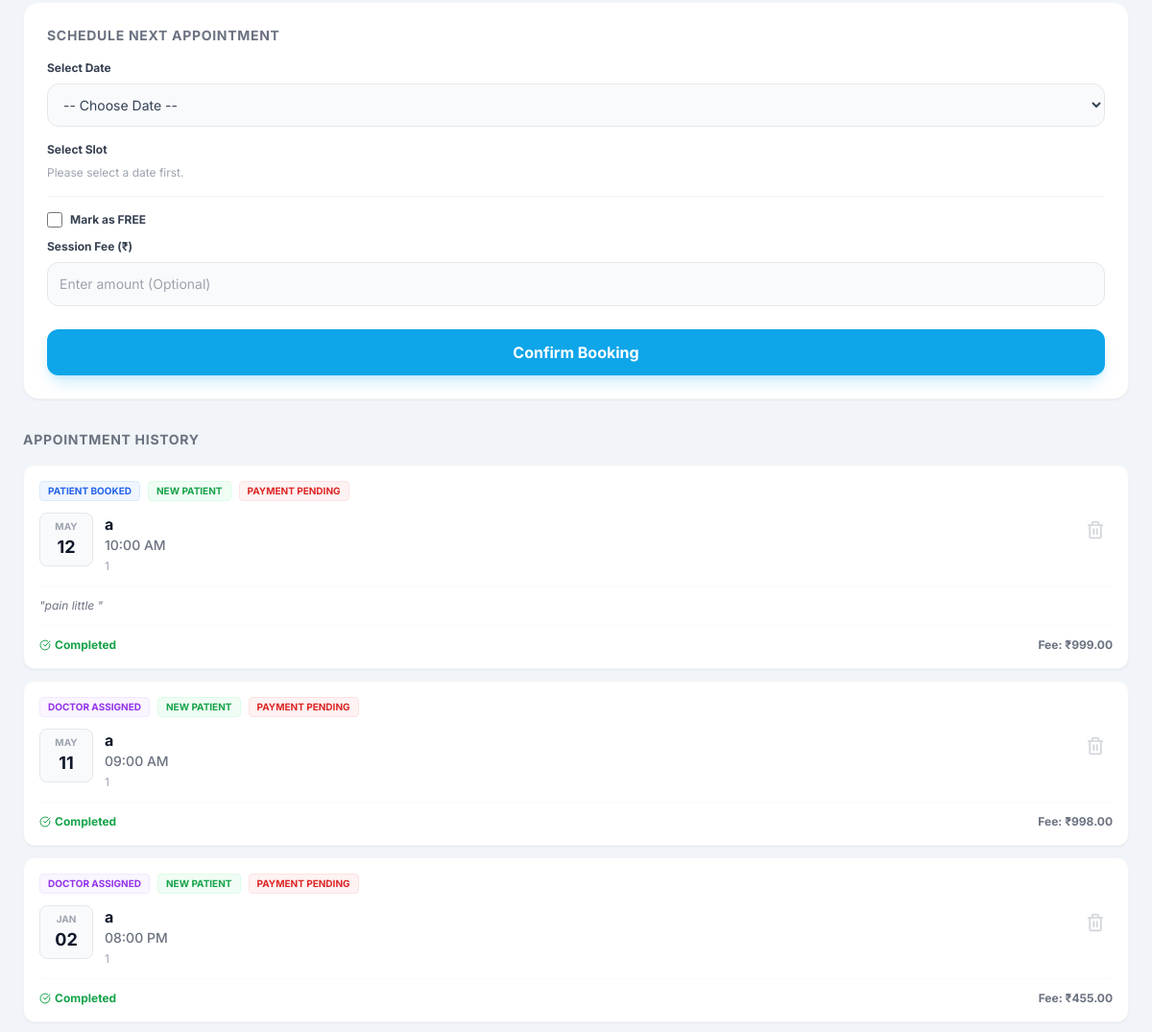
Before: /custom-admin/patients/2/ (signed in, middle part) with the older database file.
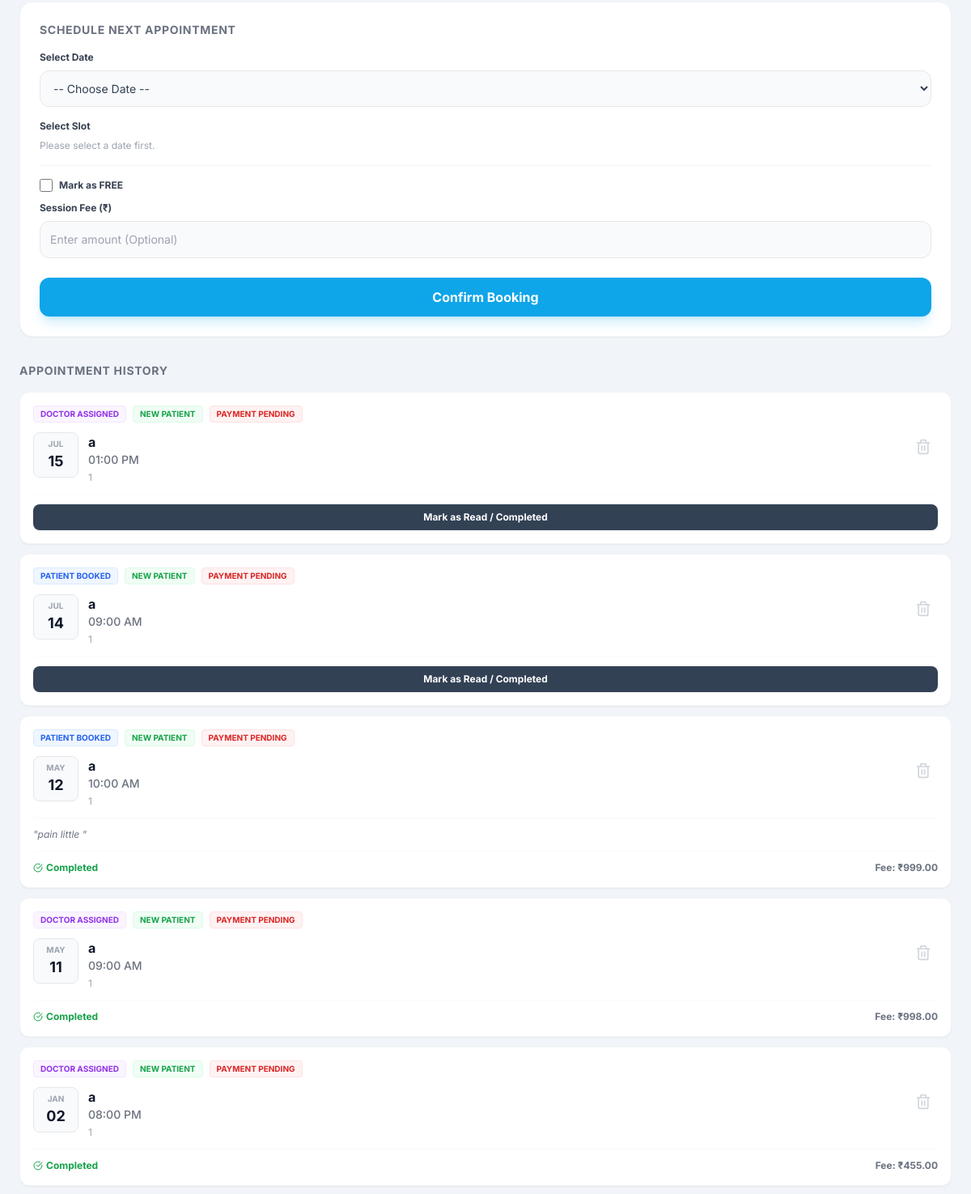
After: the same page with the newer database file.
### appointments/models.py (models this page shows, shortened)
class Appointment(models.Model):
    STATUS_CHOICES = [
        ('PENDING', 'Pending'),
        ('CONFIRMED', 'Confirmed'),
        ('COMPLETED', 'Completed'),
        ('CANCELLED', 'Cancelled'),
    ]
    PAYMENT_STATUS_CHOICES = [
        ('PENDING', 'Pending'),
        ('PAID', 'Paid'),
        ('FAILED', 'Failed'),
    ]
    BOOKING_SOURCE_CHOICES = [
        ('PATIENT', 'Patient'),
        ('DOCTOR', 'Doctor'),
    ]
    patient = models.ForeignKey(Patient, on_delete=models.CASCADE, related_name='appointments')
    slot = models.ForeignKey(DailySlot, on_delete=models.CASCADE, related_name='appointments')
    status = models.CharField(max_length=20, choices=STATUS_CHOICES, default='CONFIRMED') # Default confirmed for patient booking
    payment_status = models.CharField(max_length=20, choices=PAYMENT_STATUS_CHOICES, default='PENDING')
    booking_source = models.CharField(max_length=10, choices=BOOKING_SOURCE_CHOICES, default='PATIENT')
    symptoms = models.TextField(blank=True, null=True)
    fee = models.DecimalField(max_digits=10, decimal_places=2, null=True, blank=True)
    is_free = models.BooleanField(default=False)
    razorpay_order_id = models.CharField(max_length=100, null=True, blank=True)
    razorpay_payment_id = models.CharField(max_length=100, null=True, blank=True)
    razorpay_signature = models.CharField(max_length=200, null=True, blank=True)
    created_at = models.DateTimeField(auto_now_add=True)
    updated_at = models.DateTimeField(auto_now=True)

class DailySlot(models.Model):
    date = models.DateField()
    time = models.TimeField()
    capacity = models.PositiveIntegerField(default=1)
    booked_count = models.PositiveIntegerField(default=0)
    is_active = models.BooleanField(default=True)
    class Meta:
        unique_together = ('date', 'time')
        ordering = ['date', 'time']

### accounts/models.py (models this page shows, shortened)
class Patient(models.Model):
    GENDER_CHOICES = [
        ('M', 'Male'),
        ('F', 'Female'),
        ('O', 'Other'),
    ]
    user = models.OneToOneField(User, on_delete=models.CASCADE)
    full_name = models.CharField(max_length=120)
    email = models.EmailField()
    phone = models.CharField(max_length=20, unique=True)
    dob = models.DateField(null=True, blank=True)
    gender = models.CharField(max_length=1, choices=GENDER_CHOICES)
    country = models.CharField(max_length=50)
    address = models.TextField(null=True, blank=True)
    created_at = models.DateTimeField(auto_now_add=True)

### adminpanel/views.py (the view)
# urls.py: path('patients/<int:patient_id>/', views.patient_detail, name='patient_detail'),
@login_required
def patient_detail(request, patient_id):
    patient = get_object_or_404(Patient, id=patient_id)
    appointments = patient.appointments.all().order_by('-slot__date', '-slot__time')
    today = timezone.now().date()
    dates = []
    for i in range(14):
        d = today + timedelta(days=i)
        dates.append({
            'value': d.strftime('%Y-%m-%d'),
            'label': d.strftime('%a, %d %b')
        })
    context = {
        'patient': patient,
        'appointments': appointments,
        'dates': dates,
        'active_tab': 'patients'
    }
    return render(request, 'adminpanel/patient_detail.html', context)

### templates/adminpanel/patient_detail.html (shortened to what this page needs)
{% extends 'adminpanel/base_mobile.html' %}
{% block content %}
<div class="p-6">
    <div class="bg-white p-6 rounded-2xl border border-gray-100 shadow-sm mb-8">
        <h3 class="text-sm font-bold text-gray-500 uppercase tracking-wider mb-4">Schedule Next Appointment</h3>
        <form action="{% url 'adminpanel:doctor_book' patient.id %}" method="POST">
            <div class="mb-4">
                <label class="block text-xs font-bold text-gray-700 mb-2">Select Date</label>
                <select id="date-select" class="w-full p-3 bg-gray-50 rounded-xl border border-gray-200 text-sm outline-none focus:border-accent" onchange="loadSlots(this.value)">
                    <option value="">-- Choose Date --</option>
                </select>
            </div>
            <div class="mb-4">
                <label class="block text-xs font-bold text-gray-700 mb-2">Select Slot</label>
                <div id="slot-container" class="grid grid-cols-3 gap-2">
                    <p class="text-xs text-gray-400 col-span-3">Please select a date first.</p>
                </div>
            </div>
            <div class="mb-6 pt-4 border-t border-gray-100">
                <div class="flex items-center gap-2 mb-3">
                    <input type="checkbox" id="book_is_free" name="is_free" class="w-4 h-4 text-accent rounded border-gray-300 focus:ring-accent" onchange="toggleBookFeeInput()">
                    <label for="book_is_free" class="text-xs font-bold text-gray-700">Mark as FREE</label>
                </div>
                <div id="book_fee_input_container">
                    <label class="block text-xs font-bold text-gray-700 mb-2">Session Fee (₹)</label>
                    <input type="number" name="fee" class="w-full p-3 bg-gray-50 rounded-xl border border-gray-200 text-sm outline-none focus:border-accent" placeholder="Enter amount (Optional)">
                </div>
            </div>
            <button type="submit" class="w-full bg-accent hover:bg-sky-600 text-white font-bold py-3 rounded-xl shadow-lg shadow-sky-500/20 transition-all">
                Confirm Booking
            </button>
        </form>
    </div>
    <div>
        <h3 class="text-sm font-bold text-gray-500 uppercase tracking-wider mb-4">Appointment History</h3>
        {% if appointments %}
            <div class="space-y-3">
                {% for appt in appointments %}
                    {% include 'adminpanel/components/appointment_card.html' with appt=appt %}
                {% endfor %}
            </div>
        {% else %}
            <p class="text-gray-400 text-sm">No history available.</p>
        {% endif %}
    </div>
</div>
{% endblock %}

### templates/adminpanel/components/appointment_card.html (shortened to what this page needs)
<div class="bg-white p-4 rounded-xl border border-gray-100 shadow-sm relative overflow-hidden group">
    <div class="flex gap-2 mb-3 flex-wrap">
        {% if appt.booking_source == 'DOCTOR' %}
            <span class="bg-purple-50 text-purple-600 text-[10px] font-bold px-2 py-0.5 rounded border border-purple-100">DOCTOR ASSIGNED</span>
        {% else %}
            <span class="bg-blue-50 text-blue-600 text-[10px] font-bold px-2 py-0.5 rounded border border-blue-100">PATIENT BOOKED</span>
        {% endif %}
        {% if appt.is_repeated %}
            <span class="bg-orange-50 text-orange-600 text-[10px] font-bold px-2 py-0.5 rounded border border-orange-100">REPEATED</span>
        {% else %}
            <span class="bg-green-50 text-green-600 text-[10px] font-bold px-2 py-0.5 rounded border border-green-100">NEW PATIENT</span>
        {% endif %}
        {% if appt.status == 'CANCELLED' %}
             <span class="bg-red-50 text-red-600 text-[10px] font-bold px-2 py-0.5 rounded border border-red-100">CANCELLED</span>
        {% elif appt.is_free %}
             <span class="bg-teal-50 text-teal-600 text-[10px] font-bold px-2 py-0.5 rounded border border-teal-100">FREE</span>
        {% elif appt.payment_status == 'PAID' %}
             <span class="bg-teal-50 text-teal-600 text-[10px] font-bold px-2 py-0.5 rounded border border-teal-100">PAID</span>
        {% else %}
             <span class="bg-red-50 text-red-600 text-[10px] font-bold px-2 py-0.5 rounded border border-red-100">PAYMENT PENDING</span>
        {% endif %}
    </div>
    <div class="flex justify-between items-start">
        <div class="flex gap-3">
            <div class="flex flex-col items-center justify-center bg-gray-50 rounded-lg w-14 h-14 border border-gray-200">
                <span class="text-[10px] font-bold text-gray-400 uppercase">{{ appt.slot.date|date:"M" }}</span>
                <span class="text-lg font-bold text-primary">{{ appt.slot.date|date:"d" }}</span>
            </div>
            <div>
                <h3 class="font-bold text-primary text-base">{{ appt.patient.full_name }}</h3>
                <p class="text-sm text-gray-500 font-medium">{{ appt.slot.time|date:"h:i A" }}</p>
                <p class="text-xs text-gray-400 mt-1">{{ appt.patient.phone }}</p>
            </div>
        </div>
        <form action="{% url 'adminpanel:delete_appointment' appt.id %}" method="POST" onsubmit="return confirm('Are you sure you want to delete this appointment?');">
            <button type="submit" class="p-2 text-gray-300 hover:text-red-500 transition-colors">
                <i data-lucide="trash-2" class="w-5 h-5"></i>
            </button>
        </form>
    </div>
    {% if appt.symptoms %}
    <div class="mt-3 pt-3 border-t border-gray-50">
        <p class="text-xs text-gray-500 italic line-clamp-2">"{{ appt.symptoms }}"</p>
    </div>
    {% endif %}
    <div class="mt-3 pt-3 border-t border-gray-50">
        {% if appt.status == 'COMPLETED' %}
            <div class="flex justify-between items-center">
                <span class="text-xs font-bold text-green-600 flex items-center gap-1">
                    <i data-lucide="check-circle" class="w-3 h-3"></i> Completed
                </span>
                <span class="text-xs font-bold text-gray-500">
                    {% if appt.is_free %}
                        <span class="text-teal-600 font-bold">FREE</span>
                    {% else %}
                        Fee: ₹{{ appt.fee }}
                    {% endif %}
                </span>
            </div>
        {% else %}
            <button onclick="toggleFeeForm('fee-form-{{ appt.id }}')" class="w-full text-center text-xs font-bold text-white bg-secondary hover:bg-gray-700 py-2 rounded-lg transition-colors shadow-sm">
                Mark as Read / Completed
            </button>
        {% endif %}
    </div>
</div>

Changed rows visible on the page:
added Appointment: booking_source "DOCTOR ASSIGNED", status "PAYMENT PENDING", slot "JUL", slot "15", patient.full_name "a", slot.time "01:00 PM", patient.phone "1"
added Appointment: booking_source "PATIENT BOOKED", status "PAYMENT PENDING", slot "JUL", slot "14", patient.full_name "a", slot.time "09:00 AM", patient.phone "1"
